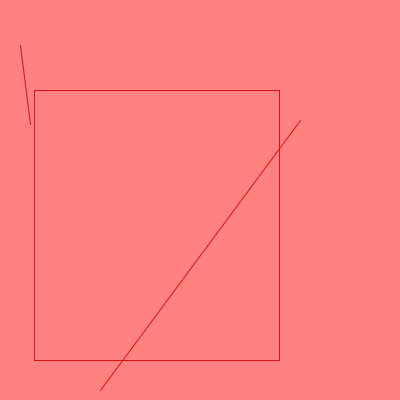
Frame 1 (no input)
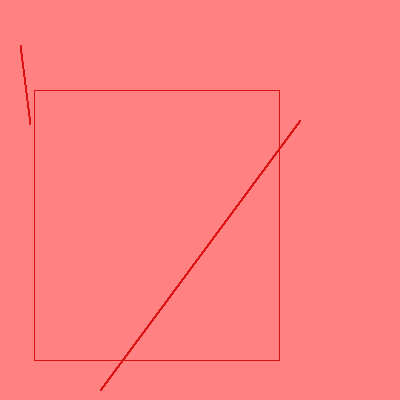
Frame 60 (the mouse pressed at the canvas centre just before this capture)
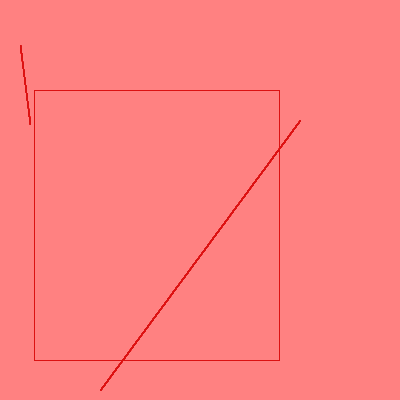
Frame 120 (the mouse held since frame 60 and released just before this capture)

The Processing sketch that drew these frames (run headless with seeded random() and noise(); from frame 60 on, the mouse is pressed at the canvas centre):

// Processing sketch: processing_42338
// ── processing_42338.pde

void setup(){
  size(400,400);
  background(#FF8181);
  stroke(#DB1212);
  smooth();
  noFill();
  
}
void draw(){
  
  line(20,45,30,124);
  line(300,120,100,390);
  rect(34,90,245,270);
}
